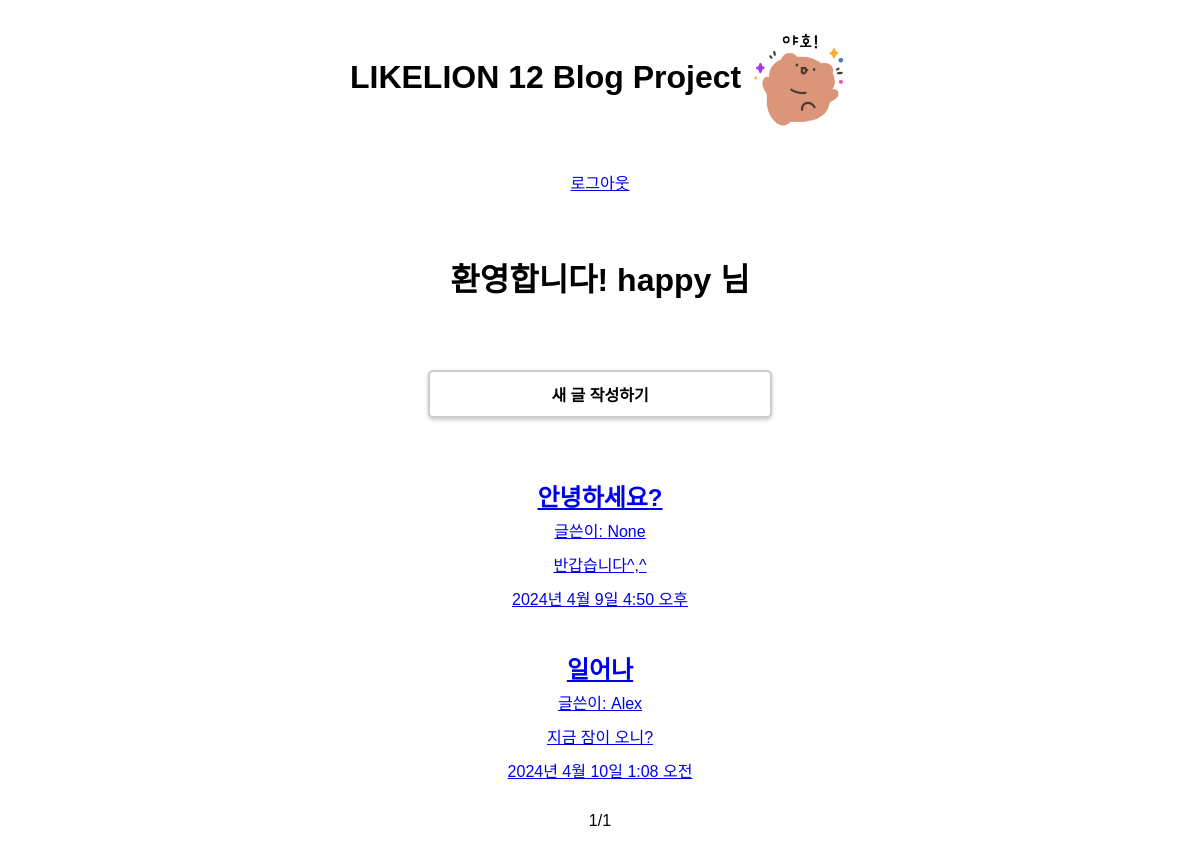
Screenshot of / (signed in) with the database file from the repository.
### blog/models.py (models this page shows, shortened)
class Blog(models.Model):
    title = models.CharField(max_length=100)
    created_at = models.DateTimeField(auto_now_add=True)
    content = models.TextField()
    image = models.ImageField(upload_to='blog/', null=True)
    author = models.ForeignKey(User, on_delete=models.CASCADE, null=True, related_name='blogs')
    tag = models.ManyToManyField(to='Tag', blank=True)
    class Meta:
        db_table = 'blog'
    def summary(self):
        return self.content[:100]

### blog/views.py (the view)
# urls.py: path('', views.home, name='home'), # 127.0.0.1:8000
def home(request):
    blogs = Blog.objects.all()
    paginator = Paginator(blogs, 3)
    page_number = request.GET.get('page')
    page_obj = paginator.get_page(page_number)
    return render(request,'home.html',{'page_obj':page_obj})

### blog/templates/home.html (shortened to what this page needs)
{% extends "base.html" %} {% load static %}  {% block extrahead %}
<link rel="stylesheet" href="{% static 'blog/css/style.css' %}" />
{% endblock extrahead %} {% block content %}
<h1>
  LIKELION 12 Blog Project
  <img src="{% static 'blog/img/emoticon.png' %}" alt="이모티콘" />
</h1>
<div>
  {% if user.is_authenticated %}
  <a href="users/logout">로그아웃</a>
  <h1>환영합니다! {{user.username}} 님</h1>
  <a class="new-post__button" href="{% url 'new' %}">새 글 작성하기</a>
  {% else %}
  <a href="users/signup">회원가입</a>
  <a href="users/login">로그인</a>
  {% endif %}
</div>
<div>
  {% for blog in page_obj %}
  <a href="{%url 'detail' blog.id %}">
    <h2>{{blog.title}}</h2>
    <p>글쓴이: {{blog.author}}</p>
    <p>{{blog.summary}}</p>
    <p>{{blog.created_at}}</p>
  </a>
  {% endfor %}
</div>
<span>
  <p>{{page_obj.number}}</p>
  <p>/</p>
  <p>{{page_obj.paginator.num_pages}}</p>
</span>
{% endblock content %}

### blog/static/blog/css/style.css (style rules this page uses)
body { font-family: Arial, sans-serif; text-align: center; }
h1 { font-size: 2em; margin: 30px 0 20px; }
.new-post__button { display: block; margin: 20px auto; width: 300px; padding: 10px 20px; color: #000; font-weight: bold; text-decoration: none; border-radius: 5px; border: 2px solid #ccc; background-color: #fff; box-shadow: 0px 2px 4px rgba(0, 0, 0, 0.2); transition: background-color 0.3s ease-out; }
div { margin-top: 40px; display: flex; flex-direction: column; gap: 30px; }
h2 { font-size: 1.5em; margin: 0 0 5px; font-weight: bold; }
p { margin: 0 0 10px; }
img { display: inline-block; vertical-align: middle; width: 100px; }
span { display: flex; align-items: center; justify-content: center; margin: 20px auto 0; width: 50rem; }

### rows the page displays
Blog: title "안녕하세요?", author "None", summary "반갑습니다^,^", created_at "2024년 4월 9일 4:50 오후"
Blog: title "일어나", author "Alex", summary "지금 잠이 오니?", created_at "2024년 4월 10일 1:08 오전"

### other values shown
{{ user.username }} "happy"
{{ page_obj.number }} "1"
{{ page_obj.paginator.num_pages }} "1"
